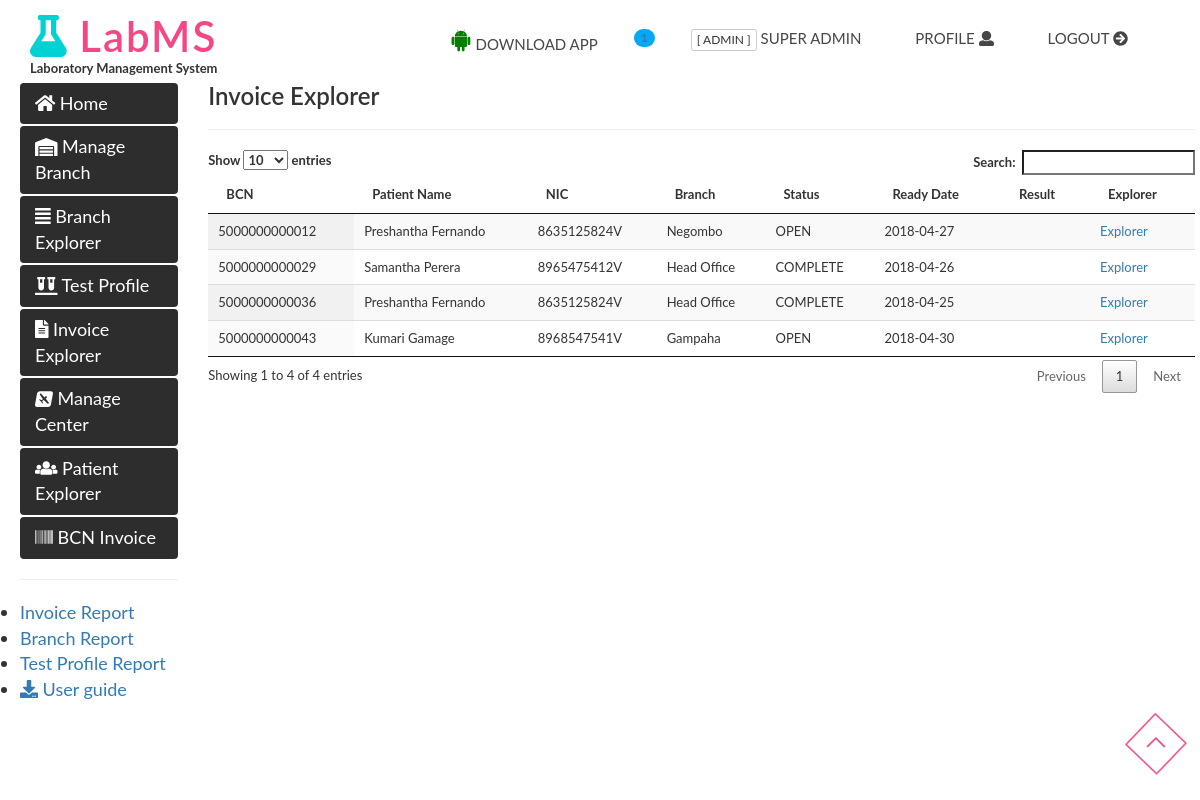
The page /invoice_explorer.php (signed in) on the database its author committed.
### tables this page shows
CREATE TABLE `ld_invoice` (
  `id` int(5) NOT NULL AUTO_INCREMENT,
  `patient_id` int(5) DEFAULT NULL,
  `invoice_datetime` timestamp NULL DEFAULT CURRENT_TIMESTAMP,
  `status_code` varchar(10) DEFAULT 'OPEN' COMMENT 'OPEN->CLOSE',
  `BCN` varchar(15) DEFAULT NULL,
  `created_user` int(5) DEFAULT NULL,
  `report_ready_date` varchar(20) DEFAULT NULL,
  `total_amount` decimal(10,2) DEFAULT NULL,
  `branch_id` int(5) DEFAULT NULL,
  `updated_user` int(5) DEFAULT NULL,
  `updated_time` varchar(25) DEFAULT NULL,
  PRIMARY KEY (`id`),
  KEY `FK_ld_invoice` (`patient_id`),
  KEY `FK_ld_invoice_branch` (`branch_id`),
  KEY `FK_ld_invoice_user` (`created_user`),
  KEY `FK_ld_invoice_status` (`status_code`)
);

CREATE TABLE `lb_patient` (
  `id` int(5) NOT NULL AUTO_INCREMENT,
  `frist_name` varchar(200) DEFAULT NULL,
  `last_name` varchar(200) DEFAULT NULL,
  `nic` varchar(20) DEFAULT NULL,
  `date_of_birth` varchar(20) DEFAULT NULL,
  `telephone` varchar(20) DEFAULT NULL,
  `email` varchar(25) DEFAULT NULL,
  `address` varchar(200) DEFAULT NULL,
  `pword` text,
  `status_code` varchar(10) DEFAULT 'ACTIVE' COMMENT 'ACTIVE|DEACTIVE',
  `registered_date` timestamp NULL DEFAULT CURRENT_TIMESTAMP,
  `branch_id` int(5) DEFAULT NULL,
  `role_code` varchar(20) DEFAULT 'PATIENT',
  PRIMARY KEY (`id`),
  UNIQUE KEY `NewIndex1` (`nic`),
  KEY `FK_lb_patient_status` (`status_code`)
);

CREATE TABLE `lb_branch` (
  `id` int(5) NOT NULL AUTO_INCREMENT,
  `branch_name` varchar(100) DEFAULT NULL,
  `address` varchar(200) DEFAULT NULL,
  `telephone` varchar(50) DEFAULT NULL,
  `status_code` varchar(10) DEFAULT 'ACTIVE',
  `created_user` int(5) DEFAULT NULL,
  `created_datetime` timestamp NOT NULL DEFAULT CURRENT_TIMESTAMP,
  PRIMARY KEY (`id`),
  UNIQUE KEY `NewIndex1` (`branch_name`),
  KEY `FK_lb_branch_status` (`status_code`)
);

### model/DB.php (called while the page is built, shortened)
<?php
function getDBConnection() {
    $servername = "localhost";
    $username = "root";
    $password = "123";
    $db = "lab_db";
    $conn = mysqli_connect($servername, $username, $password, $db);
    if (!$conn) {
        die("Connection failed: " . mysqli_connect_error());
    } else {
        return $conn;
    }
}
function getData($sql) {
    $conn = getDBConnection();
    $result = mysqli_query($conn, $sql);
    if (mysqli_num_rows($result) > 0) {
        return $result;
    } else {
        return FALSE;
    }
}
?>

### invoice_explorer.php (the view, shortened to what this page needs)
<?php
include './model/DB.php';
?>
<!DOCTYPE html>
<html>
    <head>
        <link href="css/bootstrap.css" rel="stylesheet" type="text/css" media="all" />
        <link href="css/style.css" rel="stylesheet" type="text/css" media="all" />
    </head>
    <body>
        <div class="header_w3l">
            <div class="container">
                <nav class="navbar navbar-default">
                    <div class="navbar-header">
                                               <?php include './_labms.php';?>
                    </div>
                    <div class="collapse navbar-collapse" id="bs-example-navbar-collapse-1">
                        <?php include './_top.php'; ?>
                        <div class="clearfix"> </div>
                    </div>
                </nav>
            </div>
        </div>
        <div class="row" style="padding: 5px">
            <div class="col-md-2">
                <?php include './_menu.php'; ?>
            </div>
            <div class="col-md-10">
                <h3>Invoice Explorer</h3>
                <hr>
                <table id="example" class="display" cellspacing="0" width="100%">
                    <thead>
                        <tr>
                            <th>BCN</th>
                            <th>Patient Name</th>
                            <th>NIC</th>
                            <th>Branch</th>
                            <th>Status</th>
                            <th>Ready Date</th>
                            <th>Result</th>
                            <th>Explorer</th>
                        </tr>
                    </thead>
                    <tbody>
                        <?php
                        $sql = " ";
                        if ($_SESSION['user']['role_code'] == 'ADMIN') {
                            $sql = " SELECT ld_invoice.*,lb_patient.frist_name,lb_patient.last_name,lb_patient.nic,lb_branch.branch_name FROM ld_invoice
INNER JOIN lb_patient ON lb_patient.id = ld_invoice.patient_id
INNER JOIN lb_branch ON lb_branch.id = ld_invoice.branch_id  ";
                        }
                        $resultx = getData($sql);
                        if ($resultx != FALSE) {
                            while ($row = mysqli_fetch_assoc($resultx)) {
                                ?>
                                <tr>
                                    <td><?= $row['BCN']; ?></td>
                                    <td><?= $row['frist_name']; ?> <?= $row['last_name']; ?></td>
                                    <td><?= $row['nic']; ?></td>
                                    <td><?= $row['branch_name']; ?></td>
                                    <td><?= $row['status_code']; ?></td>
                                    <td><?= $row['report_ready_date']; ?></td>
                                    <td><?php if ($_SESSION['user']['role_code'] == 'MLT') {
                                    ?> <a href="test_detail_result.php?id=<?= $row['id']; ?>">Result</a>
                                            <?php }
                                        ?>
                                    </td>
                                    <td><a href="invoice_detail.php?id=<?= $row['id']; ?>">Explorer</a></td>
                                </tr>
                                <?php
                            }
                        }
                        ?>
                    </tbody>
                </table>
            </div>
        </div>
        <a href="#" id="toTop" style="display: block;"> <span id="toTopHover" style="opacity: 1;"> </span></a>
    </body>
    <link href="css/jquery.dataTables.min.css" rel="stylesheet" type="text/css"/>
</html>

### _labms.php (shortened to what this page needs)
 <h1>  <a  href="#"><i class="fas fa-flask"></i><span> LabMS </span></a></h1>
<p style="font-weight: bold">Laboratory Management System</p>

### _top.php
<ul class="nav navbar-nav navbar-right" >
    <li>
        <?php if ($_SESSION['user']['role_code'] == 'PATIENT') { ?>
        <a href="LABMS Patient.apk" download="" >
            <i class="fab fa-android" style="font-size: 25px;color: green"></i> Download App</a>
        <?php }else{ ?>
            <a href="LABMS Staff.apk" download="" >
            <i class="fab fa-android" style="font-size: 25px;color: green"></i> Download App</a>
    <?php    } ?>
    </li>
    <li <?php if($_SESSION['user']['role_code'] != 'ADMIN'){ ?> style="display: none"  <?php } ?> >
        <span class="badge badge-primary"><a href="admin_message.php">
        <?php
        $sqlCNT = "SELECT COUNT(*) AS cnt FROM lb_message WHERE status_code = 'OPEN'";
       $resultPostCNT = getData($sqlCNT);
        if ($resultPostCNT != FALSE) {
            while ($row = mysqli_fetch_assoc($resultPostCNT)) {
                echo $row['cnt'];
            }
        }
        ?>
        </a></span></li>
    <li><a href="profile.php">
            <span class="btn btn-default btn-xs">[ <?php echo $_SESSION['user']['role_code']; ?> ]</span>
            <?php echo $_SESSION['user']['frist_name'] ?>
            <?php echo $_SESSION['user']['last_name'] ?></a></li>
    <li><a href="profile.php">Profile <i class="fas fa-user"></i></a></li>
    <li><a href="logout.php">Logout <i class="fas fa-arrow-circle-right"></i></a>  </li>
</ul>

### _menu.php (shortened to what this page needs)
<?php
                if ($_SESSION['user']['role_code'] == 'ADMIN') {
                    include './_menu_admin.php';
                }
                ?>

### _menu_admin.php
<ul style="margin-left: 15px;font-size: large">
    <li class="breadcrumb"><a href="lab_home.php" style="color: white"><i class="fas fa-home"></i> Home</a></li>
    <li class="breadcrumb"><a href="branch_creation.php" style="color: white"><i class="fas fa-warehouse"></i> Manage Branch</a></li>
    <li class="breadcrumb"><a href="branch_explorer.php" style="color: white"><i class="fas fa-align-justify"></i> Branch Explorer</a></li>
    <li class="breadcrumb"><a href="test_profile.php" style="color: white"><i class="fas fa-vials"></i> Test Profile</a></li>
    <li class="breadcrumb" ><a href="invoice_explorer.php" style="color: white"><i class="fas fa-file-alt"></i> Invoice Explorer</a></li>
    <li class="breadcrumb"><a href="center_manage.php" style="color: white"><i class="fab fa-avianex"></i> Manage Center </a></li>
    <li class="breadcrumb"><a href="patient_explorer.php" style="color: white"><i class="fas fa-users"></i> Patient Explorer</a></li>
    <li class="breadcrumb"><a href="invoice_search.php" style="color: white"><i class="fas fa-barcode"></i> BCN Invoice</a></li>
<hr>
    <li><a href="report_invoice.php">Invoice Report</a></li>
    <li><a href="report_branch.php">Branch Report</a></li>
    <li><a href="report_test_profile.php">Test Profile Report</a></li>
    <li ><a href="User Manual for LBMS System.pdf" download="download" ><i class="fas fa-download"></i></i> User guide </a></li>
</ul>

### css/style.css (style rules this page uses)
html, body { margin:0; font-size: small; font-family: 'Lato', sans-serif; background: #fff; }
body a { text-decoration:none; transition:0.5s all; -webkit-transition:0.5s all; -moz-transition:0.5s all; -o-transition:0.5s all; -ms-transition:0.5s all; }
h1,h2,h3,h4,h5,h6 { margin:0; font-weight: 600; }
p { margin:0; }
ul { margin:0; padding:0; }
#toTop { display: none; text-decoration: none; position: fixed; bottom: 24px; right: 1%; overflow: hidden; z-index: 999; width: 64px; height: 64px; border: none; text-indent: 100%; background: url("../images/arr.png") no-repeat 0px 0px; }
#toTopHover { width: 64px; height: 64px; display: block; overflow: hidden; float: right; opacity: 0; -moz-opacity: 0; filter: alpha(opacity=0); }
.navbar-header h1 a { color: #00d2d4; text-decoration: none; display: block; font-size: 42px; font-weight: 600; letter-spacing: 2px; }
.navbar-default { background: none; border: none; margin: 0; }
.navbar-nav > li { margin: 0 9px; }
.navbar-default .navbar-nav > li > a { color: #464646; font-size: 15px; text-transform: uppercase; padding: 0px 18px 23px; position: relative; }
.navbar-default .navbar-nav > li > a:before { content: ''; position: absolute; bottom: 0px; background: #f54785; height: 4px; width: 0; left: 0; transition:.5s all; }
.header_w3l { padding: 1em 0 0em; }
.navbar-right { float: right !important; margin-right: 0px; margin-top: 15px; }
.navbar-header h1 a span { color: #f54785; }
.badge-primary { background-color: #03a9f4; }
.breadcrumb { background-color: #2D2D2D; }

### rows shown on the page
ld_invoice: BCN "5000000000012", lb_patient.frist_name "Preshantha", lb_patient.last_name "Fernando", lb_patient.nic "8635125824V", lb_branch.branch_name "Negombo", status_code "OPEN", report_ready_date "2018-04-27"
ld_invoice: BCN "5000000000029", lb_patient.frist_name "Samantha", lb_patient.last_name "Perera", lb_patient.nic "8965475412V", lb_branch.branch_name "Head Office", status_code "COMPLETE", report_ready_date "2018-04-26"
ld_invoice: BCN "5000000000036", lb_patient.frist_name "Preshantha", lb_patient.last_name "Fernando", lb_patient.nic "8635125824V", lb_branch.branch_name "Head Office", status_code "COMPLETE", report_ready_date "2018-04-25"
ld_invoice: BCN "5000000000043", lb_patient.frist_name "Kumari", lb_patient.last_name "Gamage", lb_patient.nic "8968547541V", lb_branch.branch_name "Gampaha", status_code "OPEN", report_ready_date "2018-04-30"

### other values the page prints
$row['cnt'] "1"
$_SESSION['user']['role_code'] "ADMIN"
$_SESSION['user']['frist_name'] "SUPER"
$_SESSION['user']['last_name'] "ADMIN"
